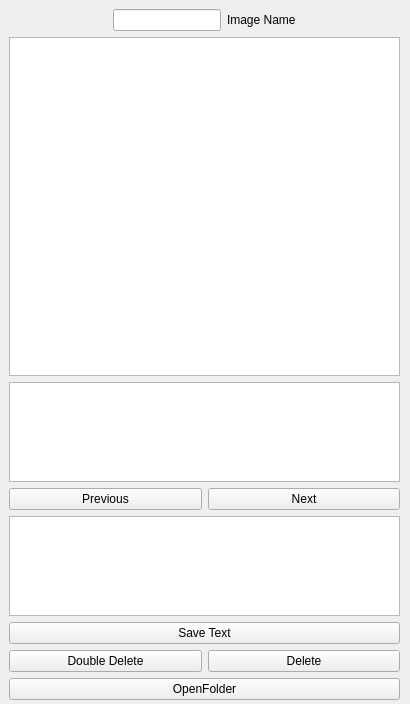
<?xml version="1.0" encoding="UTF-8"?>
<ui version="4.0">
 <class>Form</class>
 <widget class="QWidget" name="Form">
  <property name="geometry">
   <rect>
    <x>0</x>
    <y>0</y>
    <width>410</width>
    <height>704</height>
   </rect>
  </property>
  <property name="windowTitle">
   <string>Form</string>
  </property>
  <widget class="QWidget" name="verticalLayoutWidget">
   <property name="geometry">
    <rect>
     <x>9</x>
     <y>9</y>
     <width>391</width>
     <height>691</height>
    </rect>
   </property>
   <layout class="QVBoxLayout" name="verticalLayout">
    <item>
     <layout class="QHBoxLayout" name="horizontalLayout_2">
      <item>
       <spacer name="horizontalSpacer">
        <property name="orientation">
         <enum>Qt::Horizontal</enum>
        </property>
        <property name="sizeHint" stdset="0">
         <size>
          <width>40</width>
          <height>20</height>
         </size>
        </property>
       </spacer>
      </item>
      <item>
       <widget class="QLineEdit" name="imageNameLabel"/>
      </item>
      <item>
       <widget class="QLabel" name="label">
        <property name="text">
         <string>Image Name</string>
        </property>
       </widget>
      </item>
      <item>
       <spacer name="horizontalSpacer_2">
        <property name="orientation">
         <enum>Qt::Horizontal</enum>
        </property>
        <property name="sizeHint" stdset="0">
         <size>
          <width>40</width>
          <height>20</height>
         </size>
        </property>
       </spacer>
      </item>
     </layout>
    </item>
    <item>
     <widget class="QGraphicsView" name="imageLabel"/>
    </item>
    <item>
     <widget class="QPlainTextEdit" name="imageInfoLabel">
      <property name="maximumSize">
       <size>
        <width>16777215</width>
        <height>100</height>
       </size>
      </property>
     </widget>
    </item>
    <item>
     <layout class="QHBoxLayout" name="horizontalLayout">
      <item>
       <widget class="QPushButton" name="previous">
        <property name="text">
         <string>Previous</string>
        </property>
       </widget>
      </item>
      <item>
       <widget class="QPushButton" name="next">
        <property name="text">
         <string>Next</string>
        </property>
       </widget>
      </item>
     </layout>
    </item>
    <item>
     <widget class="QPlainTextEdit" name="textEdit">
      <property name="minimumSize">
       <size>
        <width>0</width>
        <height>0</height>
       </size>
      </property>
      <property name="maximumSize">
       <size>
        <width>16777215</width>
        <height>100</height>
       </size>
      </property>
     </widget>
    </item>
    <item>
     <widget class="QPushButton" name="saveText">
      <property name="text">
       <string>Save Text</string>
      </property>
     </widget>
    </item>
    <item>
     <layout class="QHBoxLayout" name="horizontalLayout_3">
      <item>
       <widget class="QPushButton" name="DoubleButton">
        <property name="text">
         <string>Double Delete</string>
        </property>
       </widget>
      </item>
      <item>
       <widget class="QPushButton" name="pushButton_5">
        <property name="text">
         <string>Delete</string>
        </property>
       </widget>
      </item>
     </layout>
    </item>
    <item>
     <widget class="QPushButton" name="OpenFolder">
      <property name="text">
       <string>OpenFolder</string>
      </property>
     </widget>
    </item>
   </layout>
  </widget>
 </widget>
 <resources/>
 <connections/>
</ui>
